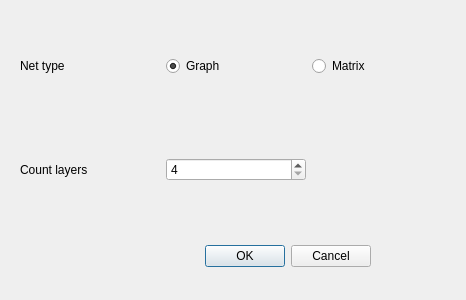
<?xml version="1.0" encoding="UTF-8"?>
<ui version="4.0">
 <class>NewNetSetting</class>
 <widget class="QDialog" name="NewNetSetting">
  <property name="geometry">
   <rect>
    <x>0</x>
    <y>0</y>
    <width>466</width>
    <height>300</height>
   </rect>
  </property>
  <property name="windowTitle">
   <string>Dialog</string>
  </property>
  <widget class="QDialogButtonBox" name="buttonBox">
   <property name="geometry">
    <rect>
     <x>30</x>
     <y>240</y>
     <width>341</width>
     <height>32</height>
    </rect>
   </property>
   <property name="orientation">
    <enum>Qt::Horizontal</enum>
   </property>
   <property name="standardButtons">
    <set>QDialogButtonBox::Cancel|QDialogButtonBox::Ok</set>
   </property>
  </widget>
  <widget class="QWidget" name="gridLayoutWidget">
   <property name="geometry">
    <rect>
     <x>20</x>
     <y>19</y>
     <width>432</width>
     <height>201</height>
    </rect>
   </property>
   <layout class="QGridLayout" name="gridLayout">
    <property name="verticalSpacing">
     <number>45</number>
    </property>
    <item row="0" column="0">
     <widget class="QLabel" name="label_netType">
      <property name="text">
       <string>Net type</string>
      </property>
     </widget>
    </item>
    <item row="0" column="1">
     <widget class="QRadioButton" name="radioButton_graphType">
      <property name="text">
       <string>Graph</string>
      </property>
      <property name="checked">
       <bool>true</bool>
      </property>
     </widget>
    </item>
    <item row="1" column="1">
     <widget class="QSpinBox" name="spinBox_countLayers">
      <property name="minimum">
       <number>4</number>
      </property>
      <property name="maximum">
       <number>7</number>
      </property>
     </widget>
    </item>
    <item row="0" column="2">
     <widget class="QRadioButton" name="radioButton_matrixType">
      <property name="text">
       <string>Matrix</string>
      </property>
     </widget>
    </item>
    <item row="1" column="0">
     <widget class="QLabel" name="label_countLayers">
      <property name="text">
       <string>Count layers</string>
      </property>
     </widget>
    </item>
    <item row="2" column="0" colspan="3">
     <layout class="QHBoxLayout" name="horizontalLayout"/>
    </item>
   </layout>
  </widget>
 </widget>
 <resources/>
 <connections>
  <connection>
   <sender>buttonBox</sender>
   <signal>accepted()</signal>
   <receiver>NewNetSetting</receiver>
   <slot>accept()</slot>
   <hints>
    <hint type="sourcelabel">
     <x>248</x>
     <y>254</y>
    </hint>
    <hint type="destinationlabel">
     <x>157</x>
     <y>274</y>
    </hint>
   </hints>
  </connection>
  <connection>
   <sender>buttonBox</sender>
   <signal>rejected()</signal>
   <receiver>NewNetSetting</receiver>
   <slot>reject()</slot>
   <hints>
    <hint type="sourcelabel">
     <x>316</x>
     <y>260</y>
    </hint>
    <hint type="destinationlabel">
     <x>286</x>
     <y>274</y>
    </hint>
   </hints>
  </connection>
 </connections>
</ui>
